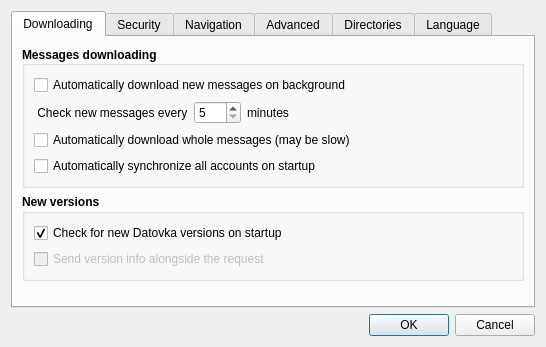
<?xml version="1.0" encoding="UTF-8"?>
<ui version="4.0">
 <class>Preferences</class>
 <widget class="QDialog" name="Preferences">
  <property name="geometry">
   <rect>
    <x>0</x>
    <y>0</y>
    <width>546</width>
    <height>347</height>
   </rect>
  </property>
  <property name="windowTitle">
   <string>Datovka - Preferences</string>
  </property>
  <property name="windowIcon">
   <iconset resource="../../../res/resources.qrc">
    <normaloff>:/icons/3party/gear_16.png</normaloff>:/icons/3party/gear_16.png</iconset>
  </property>
  <property name="locale">
   <locale language="English" country="UnitedKingdom"/>
  </property>
  <layout class="QVBoxLayout" name="verticalLayout_12">
   <item>
    <widget class="QTabWidget" name="PrefWidget">
     <property name="currentIndex">
      <number>0</number>
     </property>
     <property name="elideMode">
      <enum>Qt::ElideNone</enum>
     </property>
     <property name="usesScrollButtons">
      <bool>false</bool>
     </property>
     <property name="documentMode">
      <bool>false</bool>
     </property>
     <property name="tabsClosable">
      <bool>false</bool>
     </property>
     <widget class="QWidget" name="tab_0_download">
      <attribute name="title">
       <string>Downloading</string>
      </attribute>
      <layout class="QVBoxLayout" name="verticalLayout_8">
       <item>
        <widget class="QGroupBox" name="groupBox">
         <property name="enabled">
          <bool>true</bool>
         </property>
         <property name="baseSize">
          <size>
           <width>0</width>
           <height>0</height>
          </size>
         </property>
         <property name="font">
          <font>
           <weight>75</weight>
           <bold>true</bold>
          </font>
         </property>
         <property name="autoFillBackground">
          <bool>false</bool>
         </property>
         <property name="title">
          <string>Messages downloading</string>
         </property>
         <property name="alignment">
          <set>Qt::AlignJustify|Qt::AlignVCenter</set>
         </property>
         <property name="flat">
          <bool>false</bool>
         </property>
         <layout class="QVBoxLayout" name="verticalLayout_2">
          <item>
           <widget class="QCheckBox" name="download_on_background">
            <property name="font">
             <font>
              <weight>50</weight>
              <bold>false</bold>
             </font>
            </property>
            <property name="toolTip">
             <string>When allowed, Datovka will automatically download messages 
on the background of application without blocking of user interface.
Download period you can set bellow.</string>
            </property>
            <property name="text">
             <string>Automatically download new messages on background</string>
            </property>
           </widget>
          </item>
          <item>
           <layout class="QHBoxLayout" name="horizontalLayout">
            <item>
             <widget class="QLabel" name="timerLabelPre">
              <property name="font">
               <font>
                <weight>50</weight>
                <bold>false</bold>
               </font>
              </property>
              <property name="text">
               <string> Check new messages every</string>
              </property>
             </widget>
            </item>
            <item>
             <widget class="QSpinBox" name="timerSpinBox">
              <property name="font">
               <font>
                <weight>50</weight>
                <bold>false</bold>
               </font>
              </property>
              <property name="minimum">
               <number>5</number>
              </property>
              <property name="maximum">
               <number>560</number>
              </property>
              <property name="singleStep">
               <number>5</number>
              </property>
             </widget>
            </item>
            <item>
             <widget class="QLabel" name="timerLabelPost">
              <property name="font">
               <font>
                <weight>50</weight>
                <bold>false</bold>
               </font>
              </property>
              <property name="text">
               <string>minutes</string>
              </property>
             </widget>
            </item>
            <item>
             <spacer name="horizontalSpacer">
              <property name="orientation">
               <enum>Qt::Horizontal</enum>
              </property>
              <property name="sizeHint" stdset="0">
               <size>
                <width>40</width>
                <height>20</height>
               </size>
              </property>
             </spacer>
            </item>
           </layout>
          </item>
          <item>
           <widget class="QCheckBox" name="auto_download_whole_messages">
            <property name="font">
             <font>
              <weight>50</weight>
              <bold>false</bold>
             </font>
            </property>
            <property name="toolTip">
             <string>When accessing your Databox, only envelopes of messages are downloaded at first. 
You can then download the whole message, including any attachments, manually. 
When this option is turned on, Datovka will perform the download of complete 
message for you. The only downside to this approach is longer waiting time on 
slower internet connections.</string>
            </property>
            <property name="text">
             <string>Automatically download whole messages (may be slow)</string>
            </property>
           </widget>
          </item>
          <item>
           <widget class="QCheckBox" name="download_at_start">
            <property name="font">
             <font>
              <weight>50</weight>
              <bold>false</bold>
             </font>
            </property>
            <property name="toolTip">
             <string>When allowed, Datovka will automatically synchronise accounts 
and also download new messages on background at startup.</string>
            </property>
            <property name="text">
             <string>Automatically synchronize all accounts on startup</string>
            </property>
           </widget>
          </item>
         </layout>
        </widget>
       </item>
       <item>
        <widget class="QGroupBox" name="groupBox_2">
         <property name="font">
          <font>
           <weight>75</weight>
           <bold>true</bold>
          </font>
         </property>
         <property name="title">
          <string>New versions</string>
         </property>
         <layout class="QVBoxLayout" name="verticalLayout">
          <item>
           <widget class="QCheckBox" name="check_new_versions">
            <property name="font">
             <font>
              <weight>50</weight>
              <bold>false</bold>
             </font>
            </property>
            <property name="toolTip">
             <string>When this option is active, Datovka will automatically
check for new Datovka versions on startup.</string>
            </property>
            <property name="text">
             <string>Check for new Datovka versions on startup</string>
            </property>
            <property name="checked">
             <bool>true</bool>
            </property>
           </widget>
          </item>
          <item>
           <widget class="QCheckBox" name="send_stats_with_version_checks">
            <property name="enabled">
             <bool>false</bool>
            </property>
            <property name="font">
             <font>
              <weight>50</weight>
              <bold>false</bold>
             </font>
            </property>
            <property name="toolTip">
             <string>When this option is active, Datovka will send information about your 
Datovka version and related data as part of the request for new versions. 
This data contains the version of Datovka, version of libraries, operating 
system platform and an ID randomly created for your application at first start.

No personal data of any kind is sent. 
The data is used solely for statistical purposes.</string>
            </property>
            <property name="text">
             <string>Send version info alongside the request</string>
            </property>
            <property name="checked">
             <bool>false</bool>
            </property>
           </widget>
          </item>
         </layout>
        </widget>
       </item>
       <item>
        <spacer name="verticalSpacer_5">
         <property name="orientation">
          <enum>Qt::Vertical</enum>
         </property>
         <property name="sizeHint" stdset="0">
          <size>
           <width>20</width>
           <height>40</height>
          </size>
         </property>
        </spacer>
       </item>
      </layout>
     </widget>
     <widget class="QWidget" name="tab_1_security">
      <attribute name="title">
       <string>Security</string>
      </attribute>
      <layout class="QVBoxLayout" name="verticalLayout_7">
       <item>
        <widget class="QLabel" name="label_2">
         <property name="font">
          <font>
           <italic>true</italic>
          </font>
         </property>
         <property name="text">
          <string>It migth be possible for a person with access to your home directory to modify data in the Datovka database with malicious intent or to steal you login credentials for Datové Schránky.

Using the checkboxes below, you can influence which data Datovka stores on the disk.

Note: Password storage can be adjusted on per-account basis in the credentials dialog.</string>
         </property>
         <property name="wordWrap">
          <bool>true</bool>
         </property>
        </widget>
       </item>
       <item>
        <widget class="QGroupBox" name="groupBox_3">
         <property name="font">
          <font>
           <weight>75</weight>
           <bold>true</bold>
          </font>
         </property>
         <property name="title">
          <string>Storage options</string>
         </property>
         <layout class="QVBoxLayout" name="verticalLayout_11">
          <item>
           <widget class="QCheckBox" name="store_messages_on_disk">
            <property name="font">
             <font>
              <weight>50</weight>
              <bold>false</bold>
             </font>
            </property>
            <property name="toolTip">
             <string>When allowed, messages are stored in a database in your home directory. 
Such storage might be compromised by an attacker and the content of 
messages might be modified. When turned off, messages are freshly 
downloaded each time you start Datovka. In this case messages older 
than 90 day may not be available.</string>
            </property>
            <property name="text">
             <string>Allow message storage</string>
            </property>
            <property name="checked">
             <bool>true</bool>
            </property>
           </widget>
          </item>
          <item>
           <widget class="QCheckBox" name="store_additional_data_on_disk">
            <property name="font">
             <font>
              <weight>50</weight>
              <bold>false</bold>
             </font>
            </property>
            <property name="toolTip">
             <string>Datovka stores some additional data outside the message database. 
These are data about the databox which allow for example warning 
about an expiring password. These data might be also changed by 
an attacker, but their nature makes it a relatively harmless possibility.</string>
            </property>
            <property name="text">
             <string>Allow storage of additional data</string>
            </property>
            <property name="checked">
             <bool>true</bool>
            </property>
           </widget>
          </item>
         </layout>
        </widget>
       </item>
       <item>
        <spacer name="hspacer">
         <property name="orientation">
          <enum>Qt::Vertical</enum>
         </property>
         <property name="sizeHint" stdset="0">
          <size>
           <width>20</width>
           <height>40</height>
          </size>
         </property>
        </spacer>
       </item>
      </layout>
     </widget>
     <widget class="QWidget" name="tab_2_navigation">
      <attribute name="title">
       <string>Navigation</string>
      </attribute>
      <layout class="QVBoxLayout" name="verticalLayout_6">
       <item>
        <widget class="QGroupBox" name="groupBox_4">
         <property name="font">
          <font>
           <weight>75</weight>
           <bold>true</bold>
          </font>
         </property>
         <property name="title">
          <string>When account is opened, select</string>
         </property>
         <layout class="QVBoxLayout" name="verticalLayout_10">
          <item>
           <widget class="QRadioButton" name="after_start_select_1">
            <property name="font">
             <font>
              <weight>50</weight>
              <bold>false</bold>
             </font>
            </property>
            <property name="toolTip">
             <string>After an account is opened,
the newest message will be activated.</string>
            </property>
            <property name="text">
             <string>Newest message</string>
            </property>
            <property name="checked">
             <bool>false</bool>
            </property>
           </widget>
          </item>
          <item>
           <widget class="QRadioButton" name="after_start_select_2">
            <property name="font">
             <font>
              <weight>50</weight>
              <bold>false</bold>
             </font>
            </property>
            <property name="toolTip">
             <string>When account is opened, the last message
displayed in this account will be selected.</string>
            </property>
            <property name="text">
             <string>Last displayed message</string>
            </property>
           </widget>
          </item>
          <item>
           <widget class="QRadioButton" name="after_start_select_3">
            <property name="font">
             <font>
              <weight>50</weight>
              <bold>false</bold>
             </font>
            </property>
            <property name="toolTip">
             <string>When account is opened, random message
displayed in this account will be selected.</string>
            </property>
            <property name="text">
             <string>Nothing</string>
            </property>
            <property name="checked">
             <bool>true</bool>
            </property>
           </widget>
          </item>
         </layout>
        </widget>
       </item>
       <item>
        <spacer name="verticalSpacer_2">
         <property name="orientation">
          <enum>Qt::Vertical</enum>
         </property>
         <property name="sizeHint" stdset="0">
          <size>
           <width>20</width>
           <height>40</height>
          </size>
         </property>
        </spacer>
       </item>
      </layout>
     </widget>
     <widget class="QWidget" name="tab_3_advanced">
      <attribute name="title">
       <string>Advanced</string>
      </attribute>
      <layout class="QVBoxLayout" name="verticalLayout_5">
       <item>
        <widget class="QGroupBox" name="groupBox_5">
         <property name="font">
          <font>
           <weight>75</weight>
           <bold>true</bold>
          </font>
         </property>
         <property name="title">
          <string>Signing certificate validity</string>
         </property>
         <layout class="QVBoxLayout" name="verticalLayout_9">
          <item>
           <widget class="QRadioButton" name="certificate_validation_date_1">
            <property name="font">
             <font>
              <weight>50</weight>
              <bold>false</bold>
             </font>
            </property>
            <property name="toolTip">
             <string>Validity of the signing certificate will be checked against
the current date. This gives the highest protection against
compromised certificate exploit.</string>
            </property>
            <property name="text">
             <string>Check against current date (safer)</string>
            </property>
            <property name="checked">
             <bool>true</bool>
            </property>
           </widget>
          </item>
          <item>
           <widget class="QRadioButton" name="certificate_validation_date_2">
            <property name="font">
             <font>
              <weight>50</weight>
              <bold>false</bold>
             </font>
            </property>
            <property name="toolTip">
             <string>The validity of signing certificate is checked against a
stored download date. This allows long-term storage 
of messages without false alarms about invalid signature. 
It is less safe, because the attacker could modify the 
download date in the Datovka database.</string>
            </property>
            <property name="text">
             <string>Check against the date of download</string>
            </property>
           </widget>
          </item>
          <item>
           <widget class="Line" name="line">
            <property name="orientation">
             <enum>Qt::Horizontal</enum>
            </property>
           </widget>
          </item>
          <item>
           <widget class="QCheckBox" name="check_crl">
            <property name="font">
             <font>
              <weight>50</weight>
              <bold>false</bold>
             </font>
            </property>
            <property name="toolTip">
             <string>Check certificate revocation list (CRL).</string>
            </property>
            <property name="text">
             <string>Check certificate revocation list (CRL)</string>
            </property>
            <property name="checked">
             <bool>true</bool>
            </property>
           </widget>
          </item>
         </layout>
        </widget>
       </item>
       <item>
        <widget class="QGroupBox" name="groupBox_7">
         <property name="font">
          <font>
           <weight>75</weight>
           <bold>true</bold>
          </font>
         </property>
         <property name="title">
          <string>Connection settings</string>
         </property>
         <layout class="QVBoxLayout" name="verticalLayout_15">
          <item>
           <layout class="QHBoxLayout" name="horizontalLayout_4">
            <item>
             <widget class="QLabel" name="label_4">
              <property name="font">
               <font>
                <weight>50</weight>
                <bold>false</bold>
               </font>
              </property>
              <property name="text">
               <string>Timeout for message downloading is set on</string>
              </property>
             </widget>
            </item>
            <item>
             <widget class="QSpinBox" name="timeoutSpinBox">
              <property name="font">
               <font>
                <weight>50</weight>
                <bold>false</bold>
               </font>
              </property>
              <property name="maximum">
               <number>15</number>
              </property>
              <property name="value">
               <number>5</number>
              </property>
             </widget>
            </item>
            <item>
             <widget class="QLabel" name="label_5">
              <property name="font">
               <font>
                <weight>50</weight>
                <bold>false</bold>
               </font>
              </property>
              <property name="text">
               <string>minutes</string>
              </property>
             </widget>
            </item>
            <item>
             <spacer name="horizontalSpacer_4">
              <property name="orientation">
               <enum>Qt::Horizontal</enum>
              </property>
              <property name="sizeHint" stdset="0">
               <size>
                <width>40</width>
                <height>20</height>
               </size>
              </property>
             </spacer>
            </item>
           </layout>
          </item>
          <item>
           <widget class="QLabel" name="label_6">
            <property name="font">
             <font>
              <weight>50</weight>
              <italic>true</italic>
              <bold>false</bold>
             </font>
            </property>
            <property name="text">
             <string>Note: If you have a slow connection to ISDS or you can not download complete messages, you can increase connection timeout. Default value is 5 minutes. Use 0 to disable timeout limits (not recommended).</string>
            </property>
            <property name="wordWrap">
             <bool>true</bool>
            </property>
           </widget>
          </item>
         </layout>
        </widget>
       </item>
       <item>
        <spacer name="verticalSpacer_4">
         <property name="orientation">
          <enum>Qt::Vertical</enum>
         </property>
         <property name="sizeHint" stdset="0">
          <size>
           <width>20</width>
           <height>40</height>
          </size>
         </property>
        </spacer>
       </item>
      </layout>
     </widget>
     <widget class="QWidget" name="tab_5_directories">
      <attribute name="title">
       <string>Directories</string>
      </attribute>
      <layout class="QVBoxLayout" name="verticalLayout_13">
       <item>
        <widget class="QGroupBox" name="enableGlobalPaths">
         <property name="enabled">
          <bool>true</bool>
         </property>
         <property name="font">
          <font>
           <weight>75</weight>
           <bold>true</bold>
          </font>
         </property>
         <property name="title">
          <string>Use global path settings</string>
         </property>
         <property name="checkable">
          <bool>true</bool>
         </property>
         <property name="checked">
          <bool>false</bool>
         </property>
         <layout class="QVBoxLayout" name="verticalLayout_14">
          <item>
           <widget class="QLabel" name="label_3">
            <property name="font">
             <font>
              <pointsize>9</pointsize>
              <weight>50</weight>
              <italic>true</italic>
              <bold>false</bold>
             </font>
            </property>
            <property name="text">
             <string>Note: When allowed, Datovka will use the following directories as paths for loading and saving files in all accounts. Per-account path remembering will be disabled.</string>
            </property>
            <property name="wordWrap">
             <bool>true</bool>
            </property>
           </widget>
          </item>
          <item>
           <widget class="Line" name="line_2">
            <property name="enabled">
             <bool>false</bool>
            </property>
            <property name="orientation">
             <enum>Qt::Horizontal</enum>
            </property>
           </widget>
          </item>
          <item>
           <widget class="QLabel" name="savePathLabel">
            <property name="font">
             <font>
              <weight>50</weight>
              <bold>false</bold>
             </font>
            </property>
            <property name="text">
             <string>Path for saving of attachments is currently set on:</string>
            </property>
           </widget>
          </item>
          <item>
           <layout class="QHBoxLayout" name="horizontalLayout_2">
            <item>
             <widget class="QLabel" name="savePath">
              <property name="font">
               <font>
                <weight>75</weight>
                <italic>true</italic>
                <bold>true</bold>
               </font>
              </property>
              <property name="text">
               <string/>
              </property>
             </widget>
            </item>
            <item>
             <widget class="QPushButton" name="savePathPushButton">
              <property name="font">
               <font>
                <weight>50</weight>
                <bold>false</bold>
               </font>
              </property>
              <property name="text">
               <string>Change</string>
              </property>
             </widget>
            </item>
            <item>
             <spacer name="horizontalSpacer_2">
              <property name="orientation">
               <enum>Qt::Horizontal</enum>
              </property>
              <property name="sizeHint" stdset="0">
               <size>
                <width>40</width>
                <height>20</height>
               </size>
              </property>
             </spacer>
            </item>
           </layout>
          </item>
          <item>
           <widget class="QLabel" name="addFilePathLabel">
            <property name="font">
             <font>
              <weight>50</weight>
              <bold>false</bold>
             </font>
            </property>
            <property name="text">
             <string>Path for adding of file to attachments is currently set on:</string>
            </property>
           </widget>
          </item>
          <item>
           <layout class="QHBoxLayout" name="horizontalLayout_3">
            <item>
             <widget class="QLabel" name="addFilePath">
              <property name="font">
               <font>
                <weight>75</weight>
                <italic>true</italic>
                <bold>true</bold>
               </font>
              </property>
              <property name="text">
               <string/>
              </property>
             </widget>
            </item>
            <item>
             <widget class="QPushButton" name="addFilePathPushButton">
              <property name="font">
               <font>
                <weight>50</weight>
                <bold>false</bold>
               </font>
              </property>
              <property name="text">
               <string>Change</string>
              </property>
             </widget>
            </item>
            <item>
             <spacer name="horizontalSpacer_3">
              <property name="orientation">
               <enum>Qt::Horizontal</enum>
              </property>
              <property name="sizeHint" stdset="0">
               <size>
                <width>40</width>
                <height>20</height>
               </size>
              </property>
             </spacer>
            </item>
           </layout>
          </item>
          <item>
           <spacer name="verticalSpacer_3">
            <property name="orientation">
             <enum>Qt::Vertical</enum>
            </property>
            <property name="sizeHint" stdset="0">
             <size>
              <width>20</width>
              <height>40</height>
             </size>
            </property>
           </spacer>
          </item>
         </layout>
        </widget>
       </item>
      </layout>
     </widget>
     <widget class="QWidget" name="tab_4_language">
      <attribute name="title">
       <string>Language</string>
      </attribute>
      <layout class="QVBoxLayout" name="verticalLayout_4">
       <item>
        <widget class="QGroupBox" name="groupBox_6">
         <property name="font">
          <font>
           <weight>75</weight>
           <bold>true</bold>
          </font>
         </property>
         <property name="title">
          <string>Application language</string>
         </property>
         <layout class="QVBoxLayout" name="verticalLayout_3">
          <item>
           <widget class="QComboBox" name="language">
            <property name="font">
             <font>
              <weight>50</weight>
              <bold>false</bold>
             </font>
            </property>
            <item>
             <property name="text">
              <string>Use system language</string>
             </property>
            </item>
            <item>
             <property name="text">
              <string>Czech</string>
             </property>
            </item>
            <item>
             <property name="text">
              <string>English</string>
             </property>
            </item>
           </widget>
          </item>
          <item>
           <widget class="QLabel" name="label">
            <property name="font">
             <font>
              <weight>50</weight>
              <italic>true</italic>
              <bold>false</bold>
             </font>
            </property>
            <property name="text">
             <string>Note: language setting will not apllied until you restart the application.</string>
            </property>
           </widget>
          </item>
         </layout>
        </widget>
       </item>
       <item>
        <spacer name="verticalSpacer">
         <property name="orientation">
          <enum>Qt::Vertical</enum>
         </property>
         <property name="sizeHint" stdset="0">
          <size>
           <width>20</width>
           <height>40</height>
          </size>
         </property>
        </spacer>
       </item>
      </layout>
     </widget>
    </widget>
   </item>
   <item>
    <widget class="QDialogButtonBox" name="prefButtonBox">
     <property name="orientation">
      <enum>Qt::Horizontal</enum>
     </property>
     <property name="standardButtons">
      <set>QDialogButtonBox::Cancel|QDialogButtonBox::Ok</set>
     </property>
    </widget>
   </item>
  </layout>
 </widget>
 <resources>
  <include location="../../../res/resources.qrc"/>
 </resources>
 <connections>
  <connection>
   <sender>prefButtonBox</sender>
   <signal>accepted()</signal>
   <receiver>Preferences</receiver>
   <slot>accept()</slot>
   <hints>
    <hint type="sourcelabel">
     <x>266</x>
     <y>283</y>
    </hint>
    <hint type="destinationlabel">
     <x>157</x>
     <y>274</y>
    </hint>
   </hints>
  </connection>
  <connection>
   <sender>prefButtonBox</sender>
   <signal>rejected()</signal>
   <receiver>Preferences</receiver>
   <slot>reject()</slot>
   <hints>
    <hint type="sourcelabel">
     <x>334</x>
     <y>283</y>
    </hint>
    <hint type="destinationlabel">
     <x>286</x>
     <y>274</y>
    </hint>
   </hints>
  </connection>
 </connections>
</ui>
